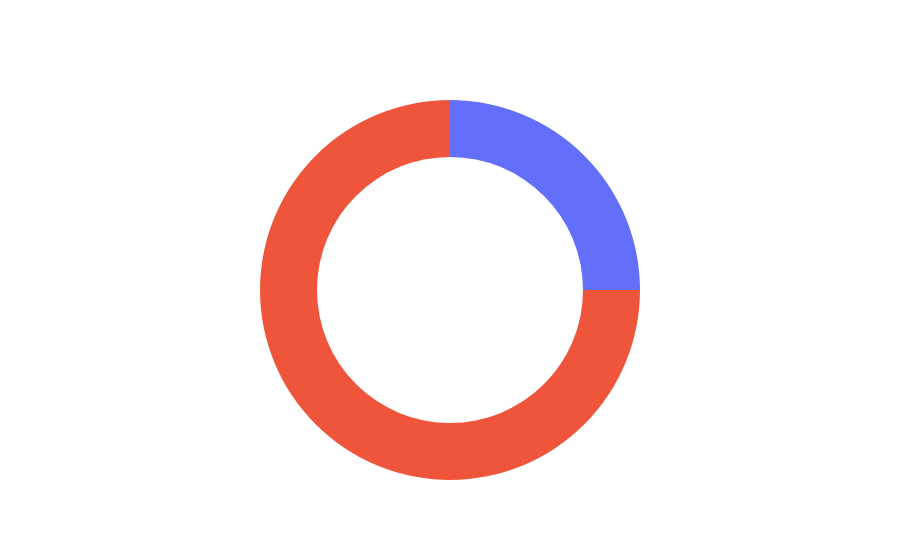

Source (notebook cell):
### Code cell
fig = go.Figure(data=[go.Pie(values=[0.25, 0.75],
                             hole=0.7, direction='clockwise', sort=False,
                             showlegend=False, textinfo='none', hoverinfo='none'
                            )
                     ])
fig.show()

### Figure 1 — Plotly figure (JSON) as saved in the notebook; plotly's stock layout.template omitted (floating-point values rounded to 4 significant figures)
{"data": [{"direction": "clockwise", "hole": 0.7, "hoverinfo": "none", "showlegend": false, "sort": false, "textinfo": "none", "type": "pie", "values": [0.25, 0.75]}], "layout": {}}
